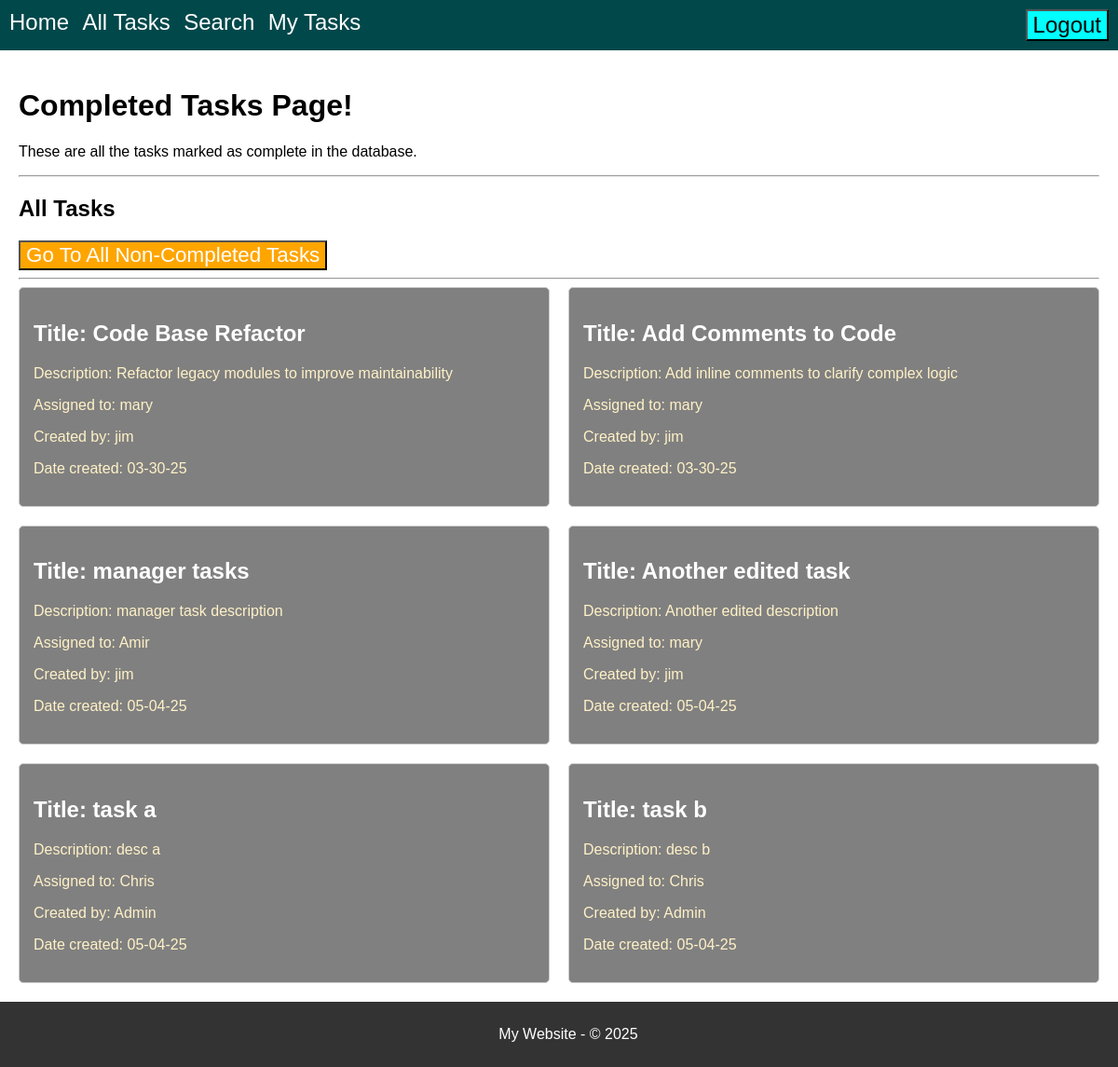
Page /completed-tasks (signed in) on the committed database.
### model.py (models this page shows, shortened)
class Tasks(db.Model):
    __tablename__ = 'Tasks'
    id = db.Column(db.Integer, primary_key=True)
    title = db.Column(db.String(30), nullable=False)
    body = db.Column(db.String(200), nullable=False)
    assigned_to = db.Column(db.Integer, db.ForeignKey('Users.id'), nullable=True)
    created_by = db.Column(db.Integer, db.ForeignKey('Users.id'), nullable=True)
    date_created = db.Column(db.String(8), nullable=False)
    completed = db.Column(db.Integer, default=0)
    assigned_user = db.relationship('Users', foreign_keys=[assigned_to])
    creator_user = db.relationship('Users', foreign_keys=[created_by])

class Users(db.Model):
    __tablename__ = 'Users'
    id = db.Column(db.Integer, primary_key=True)
    username = db.Column(db.String(100), nullable=False, unique=True)
    password = db.Column(db.String(100), nullable=False)
    role = db.Column(db.String(50), nullable=False)

### routes.py (the view)
@app.route('/completed-tasks')
def display_completed_tasks():
    if CS.notLoggedIn():
        return redirect(url_for("display_login"))
    tasks = Tasks.query.filter_by(completed=1).all()
    task_list = map_tasks_to_usernames(tasks)
    return render_template(
        "completed-tasks.html",
        title="Completed Tasks Page!",
        content="These are all the tasks marked as complete in the database.",  # Fixed typo: "Theses" to "These"
        tasks=task_list,  # Pass the modified task list
        CS=CS
    )

### current_session.py (called while the page is built)
    @staticmethod
    def isLoggedIn():
        status = "username" in session
        return status

    @staticmethod
    def notLoggedIn():
        return not CurrentSession.isLoggedIn()

    @staticmethod
    def getRole():
        print(f" User role is: {userRole}")
        return userRole

    @staticmethod
    def getUsername():
        username = session.get("username", None)  # Get username from session
        return username

### routes.py (called while the page is built)
def map_tasks_to_usernames(tasks):
    task_list = []
    for task in tasks:
        creator_username = "Admin" if task.created_by == 999 else "None"
        if task.created_by and task.created_by != 999:
            creator = Users.query.get(task.created_by)
            creator_username = creator.username if creator else "Unknown"
        assignee_username = "None"
        if task.assigned_to:
            assignee = Users.query.get(task.assigned_to)
            assignee_username = assignee.username if assignee else "Unknown"
        task_list.append({
            "id": task.id,
            "title": task.title,
            "body": task.body,
            "assigned_to": assignee_username,
            "created_by": creator_username,
            "date_created": task.date_created
        })
    return task_list

### Templates/completed-tasks.html (shortened to what this page needs)
{% extends "base.html" %}
{% block page_title %}
    {{ title }}
{% endblock %}
{% block content %}
    <p>{{ content }}</p>
     <hr>
    <h2>All Tasks</h2>
    <button onclick="returnToAllTasks()" class="task-pages-nav-btn">Go To All Non-Completed Tasks</button>
    <hr>
    {% if tasks %}
        <div class="tasks-grid">
            {% for task in tasks %}
            <div class="completed-task-card">
                <h2 id="task-title">Title: {{task.title}}</h2>
                <p class="task-details">Description: {{task.body}}</p>
                <p class="task-details">Assigned to: {{task.assigned_to}}</p>
                <p class="task-details">Created by: {{task.created_by}}</p>
                <p class="task-details">Date created: {{task.date_created}}</p>
            </div>
            {% endfor %}
        </div>
    {% else %}
        <p>No tasks found in the database.</p>
    {% endif %}
{% endblock %}

### Styles/style.css (style rules this page uses)
body { font-family: sans-serif; margin: 0; padding: 0; display: flex; flex-direction: column; min-height:100vh; }
.tasks-grid { display: flex; flex-wrap: wrap; gap: 20px; }
.completed-task-card { flex: 1 1 calc(50% - 20px); box-sizing: border-box; padding: 15px; border: 1px solid #ccc; border-radius: 5px; background-color:grey; }
#task-title { color:white; }
.task-details { color:rgb(255, 241, 198); }
.task-pages-nav-btn { font-size:1.4rem; color:White; background-color:orange; transition: transform 0.5s ease; }

### rows in the picture
Tasks: title "Code Base Refactor", body "Refactor legacy modules to improve maintainability", date_created "03-30-25"
Users: assigned_to "mary" "mary" "mary"
Users: created_by "jim" "jim" "jim" "jim"
Tasks: title "Add Comments to Code", body "Add inline comments to clarify complex logic", date_created "03-30-25"
Tasks: title "manager tasks", body "manager task description", date_created "05-04-25"
Users: assigned_to "Amir"
Tasks: title "Another edited task", body "Another edited description", date_created "05-04-25"
Tasks: title "task a", body "desc a", date_created "05-04-25"
Users: assigned_to "Chris" "Chris"
Tasks: title "task b", body "desc b", date_created "05-04-25"

### other values in the picture
{{ title }} "Completed Tasks Page!"
{{ content }} "These are all the tasks marked as complete in the database."
{{ task.created_by }} "Admin" "Admin"
